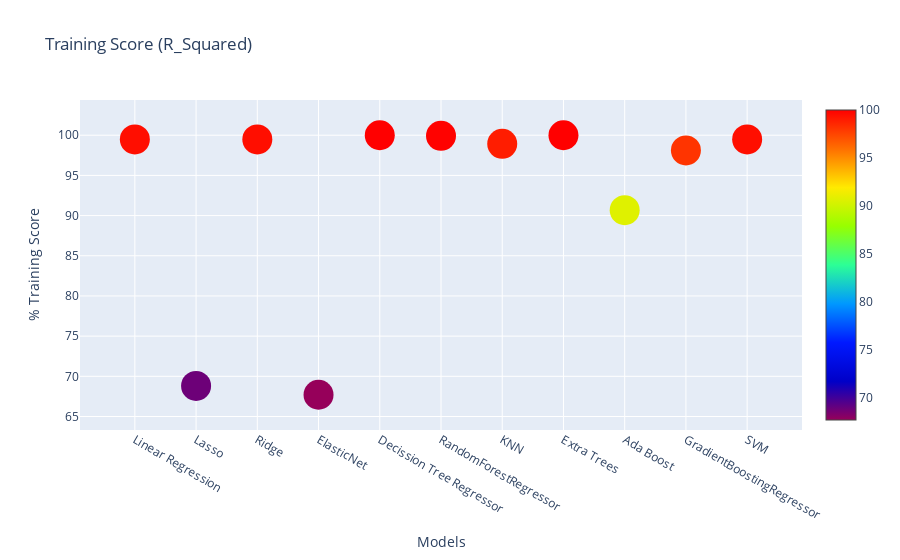

The notebook cell saved with this chart:
### Markdown cell above
Puntaje d eentrenamiento

### Code cell
names = []
scores = []
for name, model in models:
    model.fit(X_train, y_train)
    scores.append(model.score(X_train, y_train))
    names.append(name)

#Plot dataframe of training accuracy.
train_score = pd.DataFrame(data = scores, columns = ['Training_R2'])
train_score.index = names
train_score = (train_score*100).round(4)
scatter_plot(train_score.index, train_score['Training_R2'], 'Training Score (R_Squared)', 'Models','% Training Score', 30, 'Rainbow')

### Figure 1 — Plotly figure (JSON) as saved in the notebook; plotly's stock layout.template omitted (floating-point values rounded to 4 significant figures)
{"data": [{"marker": {"color": [99.48, 68.8, 99.48, 67.71, 100.0, 99.93, 98.93, 100.0, 90.67, 98.1, 99.47], "colorscale": [[0, "rgb(150,0,90)"], [0.125, "rgb(0,0,200)"], [0.25, "rgb(0,25,255)"], [0.375, "rgb(0,152,255)"], [0.5, "rgb(44,255,150)"], [0.625, "rgb(151,255,0)"], [0.75, "rgb(255,234,0)"], [0.875, "rgb(255,111,0)"], [1, "rgb(255,0,0)"]], "showscale": true, "size": 30}, "mode": "markers", "type": "scatter", "x": ["Linear Regression", "Lasso", "Ridge", "ElasticNet", "Decission Tree Regressor", "RandomForestRegressor", "KNN", "Extra Trees", "Ada Boost", "GradientBoostingRegressor", "SVM"], "y": [99.48, 68.8, 99.48, 67.71, 100.0, 99.93, 98.93, 100.0, 90.67, 98.1, 99.47]}], "layout": {"hovermode": "closest", "title": {"text": "Training Score (R_Squared)"}, "xaxis": {"title": {"text": "Models"}}, "yaxis": {"title": {"text": "% Training Score"}}}}
